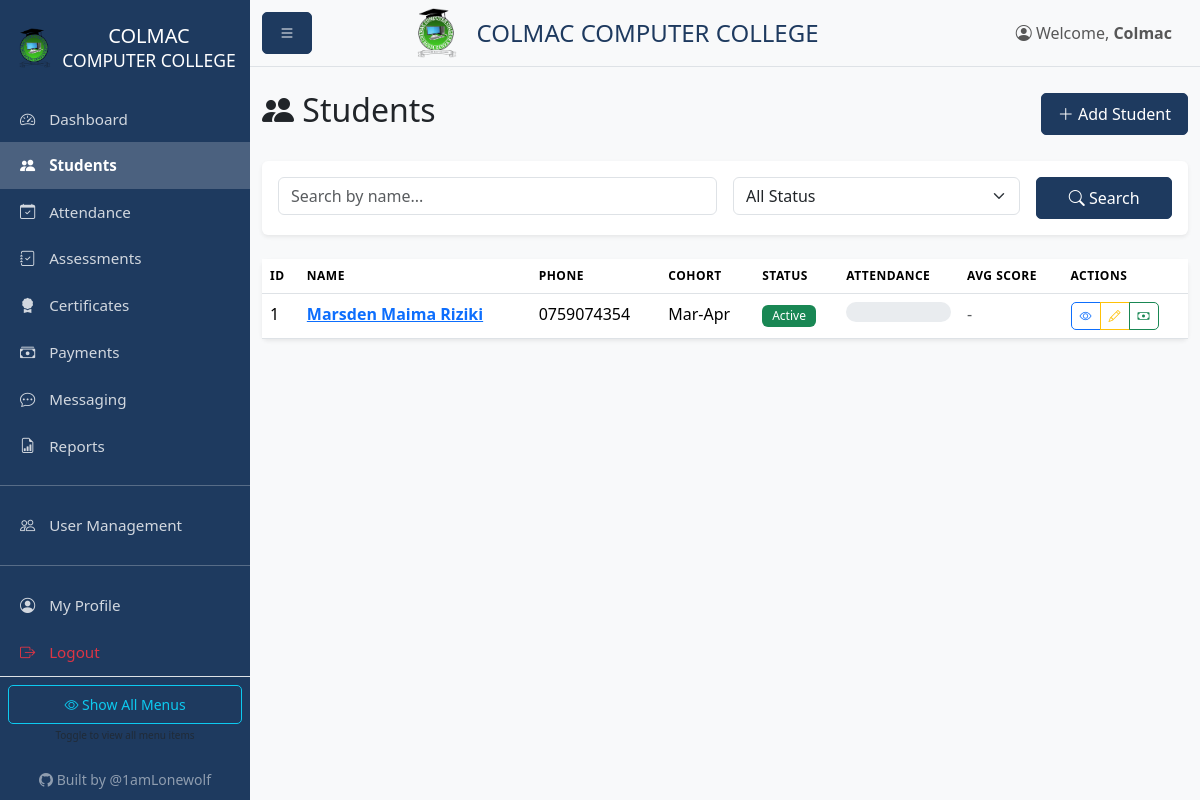
The app's page /students (signed in) with its own data.
### models.py (models this page shows, shortened)
class User(UserMixin, db.Model):
    id = db.Column(db.Integer, primary_key=True)
    username = db.Column(db.String(80), unique=True, nullable=False)
    password_hash = db.Column(db.String(256), nullable=False)
    role = db.Column(db.String(20), default='instructor')  # admin, instructor, receptionist
    is_active = db.Column(db.Boolean, default=True)
    created_at = db.Column(db.DateTime, default=datetime.utcnow)
    created_by = db.Column(db.Integer, db.ForeignKey('user.id'))
    custom_permissions = db.Column(db.Text, default='{}')
    @property
    def is_admin(self):
        return self.role == 'admin'
    @property
    def is_instructor(self):
        return self.role in ['admin', 'instructor']
    @property
    def is_receptionist(self):
        return self.role in ['admin', 'receptionist']
    def get_permissions(self):
        import json
        try:
            return json.loads(self.custom_permissions or '{}')
        except:
            return {}
    def has_permission(self, key):
        perms = self.get_permissions()
        return perms.get(key, False)

class Student(db.Model):
    id = db.Column(db.Integer, primary_key=True)
    name = db.Column(db.String(100), nullable=False)
    phone = db.Column(db.String(20))
    email = db.Column(db.String(120))
    id_number = db.Column(db.String(50))  # National ID or student ID
    gender = db.Column(db.String(10))
    enrollment_date = db.Column(db.DateTime, default=datetime.utcnow)
    cohort = db.Column(db.String(50))  # e.g., "Jan-Mar 2026"
    status = db.Column(db.String(20), default='active')  # active, completed, dropped
    created_at = db.Column(db.DateTime, default=datetime.utcnow)
    updated_at = db.Column(db.DateTime, default=datetime.utcnow, onupdate=datetime.utcnow)
    attendances = db.relationship('Attendance', backref='student', lazy=True, cascade='all, delete-orphan')
    assessments = db.relationship('Assessment', backref='student', lazy=True, cascade='all, delete-orphan')
    certificates = db.relationship('Certificate', backref='student', lazy=True, cascade='all, delete-orphan')
    payments = db.relationship('Payment', backref='student', lazy=True, cascade='all, delete-orphan')
    @property
    def attendance_rate(self):
        if not self.attendances:
            return 0
        present = sum(1 for a in self.attendances if a.present)
        return round((present / len(self.attendances)) * 100, 1)

### blueprints/students.py (the view)
@students_bp.route('')
@login_required
def index():
    from app import app
    page = request.args.get('page', 1, type=int)
    search = request.args.get('search', '')
    status = request.args.get('status', '')
    query = Student.query
    if search:
        query = query.filter(Student.name.ilike(f'%{search}%'))
    if status:
        query = query.filter_by(status=status)
    students = query.order_by(Student.created_at.desc()).paginate(
        page=page, per_page=app.config['STUDENTS_PER_PAGE'], error_out=False
    )
    return render_template('students/index.html', students=students, search=search, status=status)

### app.py (called while the page is built)
@app.context_processor
def inject_config():
    return {
        'COURSE_FEE': app.config['COURSE_FEE'],
        'COURSE_NAME': app.config['COURSE_NAME']
    }

### models.py (called while the page is built)
def init_login_manager(app):
    login_manager.init_app(app)
    login_manager.login_view = 'auth.login'
    @login_manager.user_loader
    def load_user(user_id):
        return User.query.get(int(user_id))

### templates/students/index.html (shortened to what this page needs)
{% extends "base.html" %}
{% block content %}
<div class="d-flex justify-content-between align-items-center mb-4">
    <h2><i class="bi bi-people-fill"></i> Students</h2>
    <a href="{{ url_for('students.add') }}" class="btn btn-primary">
        <i class="bi bi-plus-lg"></i> Add Student
    </a>
</div>
<div class="card mb-4">
    <div class="card-body">
        <form method="GET" class="row g-3">
            <div class="col-md-6">
                <input type="text" name="search" class="form-control" placeholder="Search by name..." value="{{ search }}">
            </div>
            <div class="col-md-4">
                <select name="status" class="form-select">
                    <option value="">All Status</option>
                </select>
            </div>
            <div class="col-md-2">
                <button type="submit" class="btn btn-primary w-100">
                    <i class="bi bi-search"></i> Search
                </button>
            </div>
        </form>
    </div>
</div>
<div class="card">
    <div class="card-body p-0">
        <div class="table-responsive">
            <table class="table table-hover mb-0">
                <thead class="bg-light">
                    <tr>
                        <th>ID</th>
                        <th>Name</th>
                        <th>Phone</th>
                        <th>Cohort</th>
                        <th>Status</th>
                        <th>Attendance</th>
                        <th>Avg Score</th>
                        <th>Actions</th>
                    </tr>
                </thead>
                <tbody>
                    {% for student in students.items %}
                    <tr>
                        <td>{{ student.id }}</td>
                        <td>
                            <a href="{{ url_for('students.view', id=student.id) }}">
                                <strong>{{ student.name }}</strong>
                            </a>
                        </td>
                        <td>{{ student.phone or '-' }}</td>
                        <td>{{ student.cohort or '-' }}</td>
                        <td>
                            {% if student.status == 'active' %}
                                <span class="badge bg-success">Active</span>
                            {% elif student.status == 'completed' %}
                                <span class="badge bg-primary">Completed</span>
                            {% else %}
                                <span class="badge bg-secondary">Dropped</span>
                            {% endif %}
                        </td>
                        <td>
                            <div class="progress" style="height: 20px;">
                            </div>
                        </td>
                        <td>
                            {% if student.assessments %}
                                <span class="{% if student.average_score >= 50 %}text-success{% else %}text-danger{% endif %}">
                                    <strong>{{ student.average_score }}%</strong>
                                </span>
                            {% else %}
                                <span class="text-muted">-</span>
                            {% endif %}
                        </td>
                        <td>
                            <div class="btn-group btn-group-sm">
                                <a href="{{ url_for('students.view', id=student.id) }}" class="btn btn-outline-primary" title="View">
                                    <i class="bi bi-eye"></i>
                                </a>
                                <a href="{{ url_for('students.edit', id=student.id) }}" class="btn btn-outline-warning" title="Edit">
                                    <i class="bi bi-pencil"></i>
                                </a>
                                <a href="{{ url_for('payments.student_payments', id=student.id) }}" class="btn btn-outline-success" title="Payments">
                                    <i class="bi bi-cash"></i>
                                </a>
                            </div>
                        </td>
                    </tr>
                    {% endfor %}
                </tbody>
            </table>
        </div>
    </div>
</div>
{% endblock %}

### templates/base.html (shortened to what this page needs)
<!DOCTYPE html>
<html lang="en">
<head>
    <link href="https://cdn.jsdelivr.net/npm/bootstrap@5.3.2/dist/css/bootstrap.min.css" rel="stylesheet">
    <link href="https://cdn.jsdelivr.net/npm/bootstrap-icons@1.11.1/font/bootstrap-icons.css" rel="stylesheet">
    <link rel="stylesheet" href="{{ url_for('static', filename='css/style.css') }}">
</head>
<body>
    {% if current_user.is_authenticated %}
    <div class="d-flex" id="wrapper">
        <div class="sidebar" id="sidebar-wrapper">
            <div class="sidebar-heading text-center py-4">
                <div class="d-flex align-items-center justify-content-center gap-2">
                    <img src="{{ url_for('static', filename='colmac_logo.png') }}" alt="Logo" style="height: 40px;">
                    <h5 class="mb-0">COLMAC<br><small>COMPUTER COLLEGE</small></h5>
                </div>
            </div>
            <div class="list-group list-group-flush">
                <a href="{{ url_for('main.dashboard') }}" class="list-group-item list-group-item-action {% if request.endpoint == 'main.dashboard' %}active{% endif %}">
                    <i class="bi bi-speedometer2"></i> Dashboard
                </a>
                <a href="{{ url_for('students.index') }}" class="list-group-item list-group-item-action {% if 'student' in request.endpoint %}active{% endif %}">
                    <i class="bi bi-people-fill"></i> Students
                </a>
                {% if current_user.is_instructor or current_user.has_permission('can_access_attendance') %}
                <a href="{{ url_for('attendance.index') }}" class="list-group-item list-group-item-action restricted-menu {% if 'attendance' in request.endpoint %}active{% endif %}">
                    <i class="bi bi-calendar-check"></i> Attendance
                </a>
                <a href="{{ url_for('assessments.index') }}" class="list-group-item list-group-item-action restricted-menu {% if 'assessment' in request.endpoint %}active{% endif %}">
                    <i class="bi bi-journal-check"></i> Assessments
                </a>
                {% endif %}
                <a href="{{ url_for('certificates.index') }}" class="list-group-item list-group-item-action {% if 'certificate' in request.endpoint %}active{% endif %}">
                    <i class="bi bi-award-fill"></i> Certificates
                </a>
                {% if current_user.is_receptionist or current_user.has_permission('can_access_payments') %}
                <a href="{{ url_for('payments.index') }}" class="list-group-item list-group-item-action restricted-menu {% if 'payment' in request.endpoint %}active{% endif %}">
                    <i class="bi bi-cash-stack"></i> Payments
                </a>
                {% endif %}
                <a href="{{ url_for('messaging.index') }}" class="list-group-item list-group-item-action {% if 'messaging' in request.endpoint %}active{% endif %}">
                    <i class="bi bi-chat-dots"></i> Messaging
                </a>
                <a href="{{ url_for('reports.index') }}" class="list-group-item list-group-item-action {% if 'report' in request.endpoint %}active{% endif %}">
                    <i class="bi bi-file-earmark-bar-graph"></i> Reports
                </a>
                {% if current_user.is_admin or current_user.has_permission('can_access_users') %}
                <hr class="restricted-menu">
                <a href="{{ url_for('users.index') }}" class="list-group-item list-group-item-action restricted-menu {% if 'user' in request.endpoint %}active{% endif %}">
                    <i class="bi bi-people"></i> User Management
                </a>
                {% endif %}
                <hr>
                <a href="{{ url_for('users.profile') }}" class="list-group-item list-group-item-action">
                    <i class="bi bi-person-circle"></i> My Profile
                </a>
                <a href="{{ url_for('auth.logout') }}" class="list-group-item list-group-item-action text-danger">
                    <i class="bi bi-box-arrow-right"></i> Logout
                </a>
                <div class="text-center py-2 px-2 border-top">
                    <button class="btn btn-sm btn-outline-info w-100" id="togglePermissions"
                            title="Show/hide restricted menu items">
                        <i class="bi bi-eye"></i> <span id="toggleText">Show All Menus</span>
                    </button>
                    <small class="text-muted d-block mt-1" style="font-size: 10px;">
                    </small>
                </div>
                <div class="text-center py-3 px-2">
                    <a href="https://github.com/1amLonewolf" target="_blank" class="text-white-50 text-decoration-none small">
                        <i class="bi bi-github"></i> Built by @1amLonewolf
                    </a>
                </div>
            </div>
        </div>
        <div id="page-content-wrapper" class="w-100">
            <nav class="navbar navbar-expand-lg navbar-light bg-light border-bottom">
                <div class="container-fluid">
                    <button class="btn btn-primary" id="sidebarToggle">
                        <i class="bi bi-list"></i>
                    </button>
                    <div class="d-flex align-items-center mx-auto">
                        <img src="{{ url_for('static', filename='colmac_logo.png') }}" alt="Colmac Logo" style="height: 50px;" class="me-3">
                        <h4 class="mb-0" style="color: #1e3a5f;">COLMAC COMPUTER COLLEGE</h4>
                    </div>
                    <div class="ms-auto">
                        <span class="navbar-text me-3">
                            <i class="bi bi-person-circle"></i> Welcome, <strong>{{ current_user.username }}</strong>
                        </span>
                    </div>
                </div>
            </nav>
            <main class="container-fluid py-4">
                {% block content %}{% endblock %}
            </main>
        </div>
    </div>
    {% endif %}
</body>
</html>

### static/css/style.css (style rules this page uses)
:root { --sidebar-width: 250px; --primary-color: #1e3a5f; --gold-color: #c9a959; }
body { font-family: 'Segoe UI', Tahoma, Geneva, Verdana, sans-serif; background-color: #f8f9fa; overflow-x: hidden; }
#wrapper { display: flex; width: 100%; overflow-x: hidden; }
#sidebar-wrapper { min-height: 100vh; max-height: 100vh; width: var(--sidebar-width); margin-left: 0; background-color: var(--primary-color); color: white; transition: margin 0.25s ease-out; position: fixed; z-index: 1000; overflow-y: auto; overflow-x: hidden; }
#sidebar-wrapper .sidebar-heading { color: white; font-size: 1.2rem; font-weight: bold; }
#sidebar-wrapper .list-group-item { background-color: transparent; color: rgba(255, 255, 255, 0.8); border: none; padding: 12px 20px; font-size: 0.95rem; }
#sidebar-wrapper .list-group-item.active { background-color: rgba(255, 255, 255, 0.2); color: white; font-weight: 600; }
#sidebar-wrapper .list-group-item i { margin-right: 10px; width: 20px; text-align: center; }
#page-content-wrapper { flex: 1; min-width: 0; margin-left: var(--sidebar-width); transition: margin 0.25s ease-out; overflow-x: hidden; }
.card { border: none; box-shadow: 0 0.125rem 0.25rem rgba(0, 0, 0, 0.075); margin-bottom: 1.5rem; }
.table th { font-weight: 600; text-transform: uppercase; font-size: 0.75rem; letter-spacing: 0.5px; }
.badge { padding: 5px 10px; font-weight: 500; }
.progress { border-radius: 10px; background-color: #e9ecef; }
.btn { border-radius: 5px; padding: 8px 16px; font-weight: 500; }
.btn-primary { background-color: var(--primary-color); border-color: var(--primary-color); }
.btn-group-sm > .btn { padding: 4px 8px; font-size: 0.75rem; }

### records on screen
User: username "Colmac"
Student: id "1", name "Marsden Maima Riziki", phone "0759074354", cohort "Mar-Apr", status "Active"
